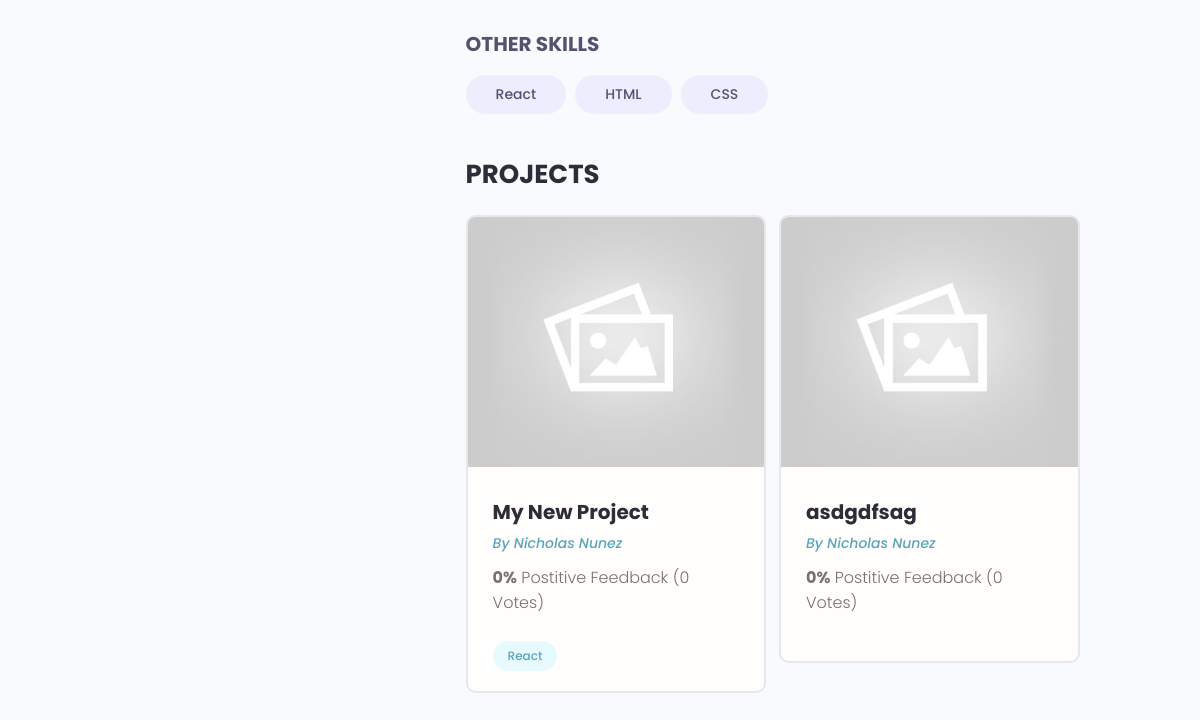
Before: /profile/4bd9b86e-b0d7-4bcb-9e8c-1d7bff187f0c/ (lower part) with the older database file.
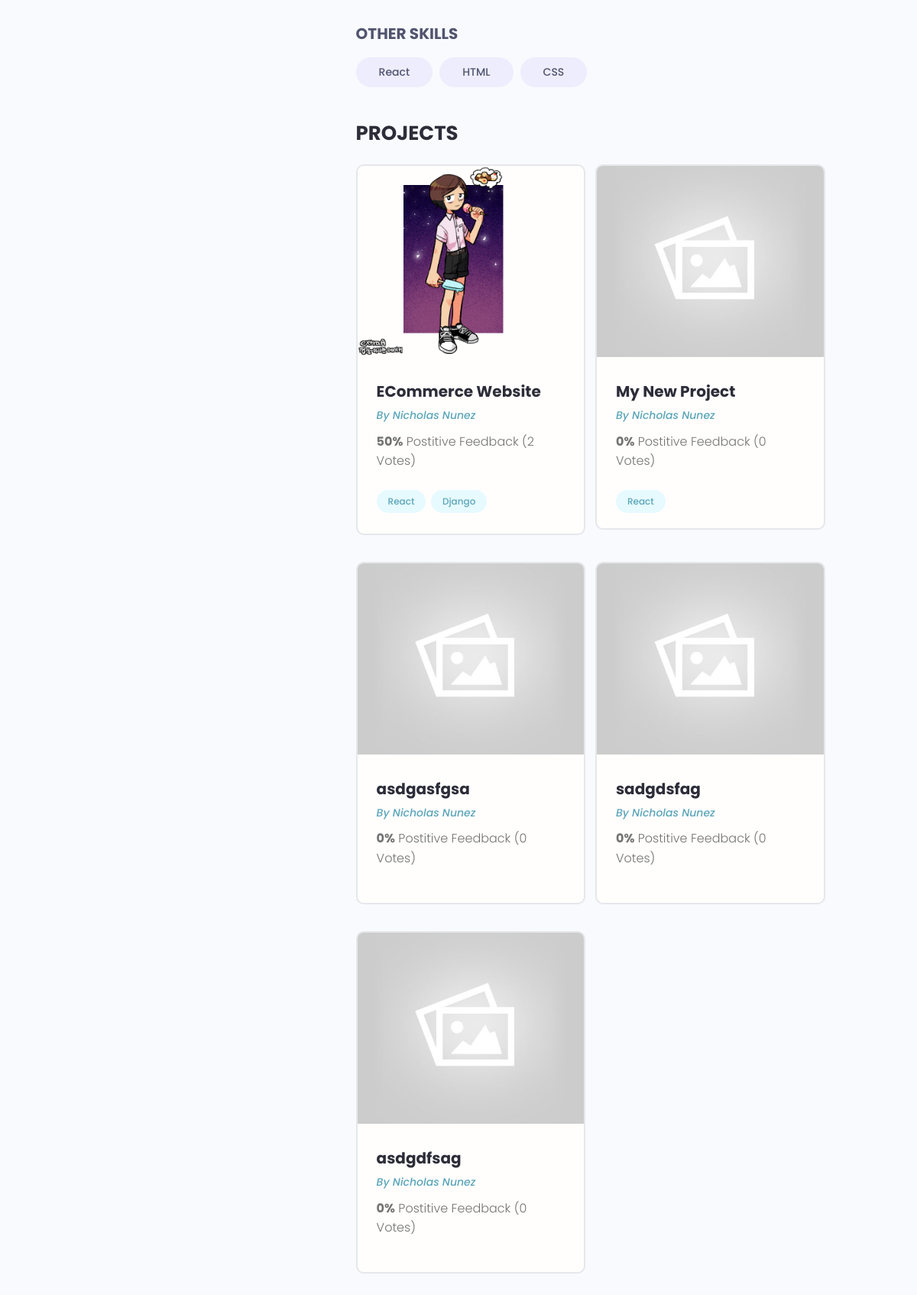
After: the same page with the newer database file.
### users/models.py (models this page shows, shortened)
class Skill(models.Model):
    owner = models.ForeignKey(Profile, on_delete=models.CASCADE, null=True, blank=True)
    name = models.CharField(max_length=200, null=True, blank=True)
    description = models.TextField(null=True, blank=True)
    created = models.DateTimeField(auto_now_add=True)
    id = models.UUIDField(default=uuid.uuid4, unique=True, primary_key=True, editable=False)

class Profile(models.Model):
    user = models.OneToOneField(User, on_delete=models.CASCADE, null=True, blank=True)
    name = models.CharField(max_length=200, null=True, blank=True)
    email = models.EmailField(max_length=500, null=True, blank=True)
    username = models.CharField(max_length=200, null=True, blank=True)
    location = models.CharField(max_length=200, null=True, blank=True)
    short_intro = models.CharField(max_length=500, null=True, blank=True)
    bio = models.TextField(null=True, blank=True)
    profile_image = models.ImageField(null=True, blank=True, upload_to='profiles/', default='profiles/user-default.png')
    social_github = models.CharField(max_length=200, null=True, blank=True)
    social_twitter = models.CharField(max_length=200, null=True, blank=True)
    social_stackoverflow = models.CharField(max_length=200, null=True, blank=True)
    social_linkedin = models.CharField(max_length=200, null=True, blank=True)
    social_youtube = models.CharField(max_length=200, null=True, blank=True)
    social_website = models.CharField(max_length=200, null=True, blank=True)
    created = models.DateTimeField(auto_now_add=True)
    id = models.UUIDField(default=uuid.uuid4, unique=True, primary_key=True, editable=False)

### projects/models.py (models this page shows, shortened)
class Project(models.Model):
    owner = models.ForeignKey(Profile, null=True, blank=True, on_delete=models.SET_NULL)
    title = models.CharField(max_length=200)
    description = models.TextField(null=True, blank=True)
    featured_image = models.ImageField(null=True, blank=True, default="default.jpg")
    demo_link = models.CharField(max_length=2000, null=True, blank=True)
    source_link = models.CharField(max_length=2000, null=True, blank=True)
    tags = models.ManyToManyField('Tag', blank=True)
    vote_total = models.IntegerField(default=0, null=True, blank=True)
    vote_ratio = models.IntegerField(default=0, null=True, blank=True)
    created = models.DateTimeField(auto_now_add=True)
    id = models.UUIDField(default=uuid.uuid4, unique=True, primary_key=True, editable=False)

class Tag(models.Model):
    name = models.CharField(max_length=200)
    created = models.DateTimeField(auto_now_add=True)
    id = models.UUIDField(default=uuid.uuid4, unique=True, primary_key=True, editable=False)
    def __str__(self): # This is what allows us to see the project by its title name in the db in the admin panel
        return self.name

### users/views.py (the view)
# urls.py: path('profile/<str:pk>/', views.userProfile, name="profile"),
def userProfile(request, pk):
    profile = Profile.objects.get(id=pk)
    topSkills = profile.skill_set.exclude(description="") # This excludes the skills that don't have a description
    otherSkills = profile.skill_set.filter(description="")
    context = {'profile':profile, 'topSkills':topSkills, 'otherSkills':otherSkills}
    return render(request, 'users/user-profile.html', context)

### users/templates/users/user-profile.html (shortened to what this page needs)
{% extends 'main.html' %}
{% block content %}
  <main class="profile my-md">
    <div class="container">
      <div class="layout">
        <div class="column column--1of3">
        </div>
        <div class="column column--2of3">
          <div class="devInfo">
            <div class="devInfo__skills">
              <h3 class="devInfo__subtitle">Other Skills</h3>
              <div class="devInfo__otherSkills">
                {% for skill in otherSkills %}
                <span class="tag tag--pill tag--sub tag--lg">
                  <small>{{ skill.name }}</small>
                </span>
                {% endfor %}
              </div>
            </div>
          </div>
          <div class="devInfo">
            <h3 class="devInfo__title">Projects</h3>
            <div class="grid grid--two">
              {% for project in profile.project_set.all %}
              <div class="column">
                <div class="card project">
                  <a href="{% url 'project' project.id %}" class="project">
                    <img class="project__thumbnail" src="{{ project.featured_image.url }}" alt="project thumbnail" />
                    <div class="card__body">
                      <h3 class="project__title">{{ project.title }}</h3>
                      <p><a class="project__author" href="{% url 'profile' profile.id %}">By {{ project.owner.name }}</a></p>
                      <p class="project--rating">
                        <span style="font-weight: bold;">{{ project.vote_ratio }}%</span> Postitive
                        Feedback ({{ project.vote_total }} Vote{{project.vote_total|pluralize:"s"}})
                      </p>
                      <div class="project__tags">
                        {% for tag in project.tags.all %}
                        <span class="tag tag--pill tag--main">
                          <small>{{ tag }}</small>
                        </span>
                        {% endfor %}
                      </div>
                    </div>
                  </a>
                </div>
              </div>
              {% endfor %}
            </div>
          </div>
        </div>
      </div>
    </div>
  </main>
{% endblock %}

Changed rows visible on the page:
now on this page (row edited): Project: featured_image (picture), title "ECommerce Website", owner.name "Nicholas Nunez", vote_ratio "50", vote_total "2", Tag (name "React")
now on this page (row unchanged): Tag: name "Django", shown under "ECommerce Website"
now on this page (row edited): Project: featured_image (placeholder picture), title "asdgasfgsa", owner.name "Nicholas Nunez", vote_ratio "0", vote_total "0"
now on this page (row edited): Project: featured_image (placeholder picture), title "sadgdsfag", owner.name "Nicholas Nunez", vote_ratio "0", vote_total "0"
